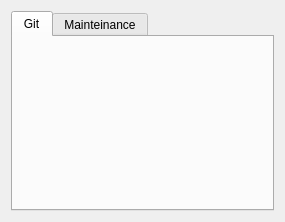
<?xml version="1.0" encoding="UTF-8"?>
<ui version="4.0">
 <class>Form</class>
 <widget class="QWidget" name="Form">
  <property name="geometry">
   <rect>
    <x>0</x>
    <y>0</y>
    <width>285</width>
    <height>182</height>
   </rect>
  </property>
  <property name="windowTitle">
   <string>Form</string>
  </property>
  <layout class="QGridLayout" name="gridLayout_2">
   <item row="0" column="0">
    <widget class="QTabWidget" name="tabWidget">
     <property name="currentIndex">
      <number>0</number>
     </property>
     <widget class="QWidget" name="tab">
      <attribute name="title">
       <string>Git</string>
      </attribute>
      <layout class="QVBoxLayout" name="git_layout">
      </layout>
     </widget>
     <widget class="QWidget" name="tab_2">
      <attribute name="title">
       <string>Mainteinance</string>
      </attribute>
      <layout class="QVBoxLayout" name="verticalLayout_2">
       <item>
        <widget class="QGroupBox" name="groupBox_2">
         <property name="title">
          <string>Downloads</string>
         </property>
         <layout class="QVBoxLayout" name="verticalLayout_6">
          <item>
           <layout class="QHBoxLayout" name="horizontalLayout">
            <item>
             <widget class="QLabel" name="label_2">
              <property name="text">
               <string>&lt;backup status&gt;</string>
              </property>
             </widget>
            </item>
            <item>
             <spacer name="horizontalSpacer_2">
              <property name="orientation">
               <enum>Qt::Horizontal</enum>
              </property>
              <property name="sizeHint" stdset="0">
               <size>
                <width>40</width>
                <height>20</height>
               </size>
              </property>
             </spacer>
            </item>
            <item>
             <widget class="QPushButton" name="pushButton_3">
              <property name="text">
               <string>Check trees</string>
              </property>
             </widget>
            </item>
           </layout>
          </item>
         </layout>
        </widget>
       </item>
       <item>
        <widget class="QGroupBox" name="groupBox_3">
         <property name="title">
          <string>Foto</string>
         </property>
         <layout class="QVBoxLayout" name="verticalLayout_5">
          <item>
           <layout class="QHBoxLayout" name="horizontalLayout_2">
            <item>
             <layout class="QVBoxLayout" name="verticalLayout_4">
              <item>
               <widget class="QLabel" name="label_3">
                <property name="text">
                 <string>Source</string>
                </property>
               </widget>
              </item>
              <item>
               <widget class="QComboBox" name="comboBox"/>
              </item>
             </layout>
            </item>
            <item>
             <spacer name="horizontalSpacer_3">
              <property name="orientation">
               <enum>Qt::Horizontal</enum>
              </property>
              <property name="sizeHint" stdset="0">
               <size>
                <width>40</width>
                <height>20</height>
               </size>
              </property>
             </spacer>
            </item>
            <item>
             <widget class="QPushButton" name="pushButton_4">
              <property name="text">
               <string>Sync</string>
              </property>
             </widget>
            </item>
           </layout>
          </item>
         </layout>
        </widget>
       </item>
       <item>
        <spacer name="verticalSpacer_2">
         <property name="orientation">
          <enum>Qt::Vertical</enum>
         </property>
         <property name="sizeHint" stdset="0">
          <size>
           <width>20</width>
           <height>70</height>
          </size>
         </property>
        </spacer>
       </item>
      </layout>
     </widget>
    </widget>
   </item>
  </layout>
 </widget>
 <resources/>
 <connections/>
</ui>
